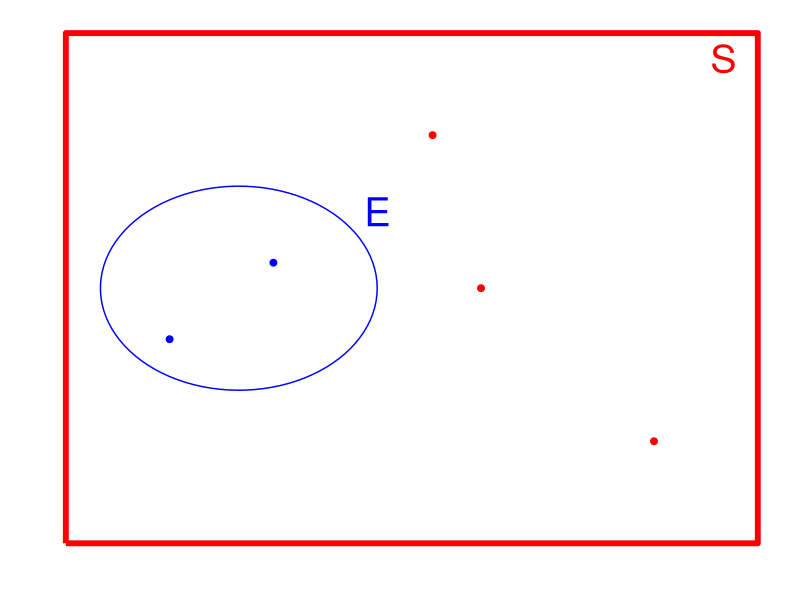
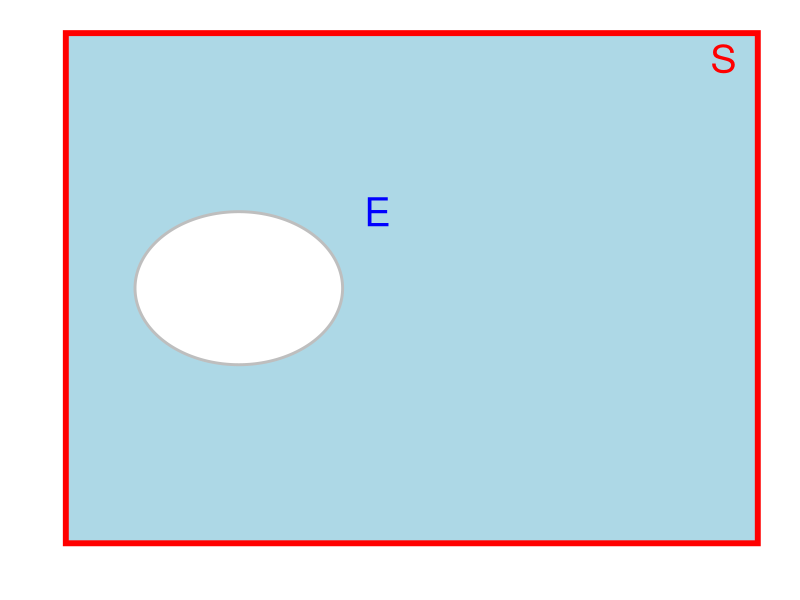
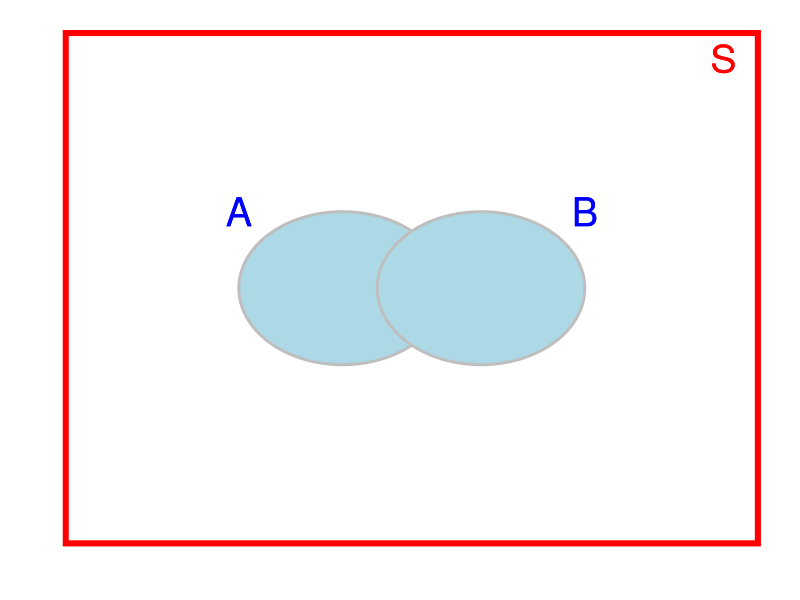
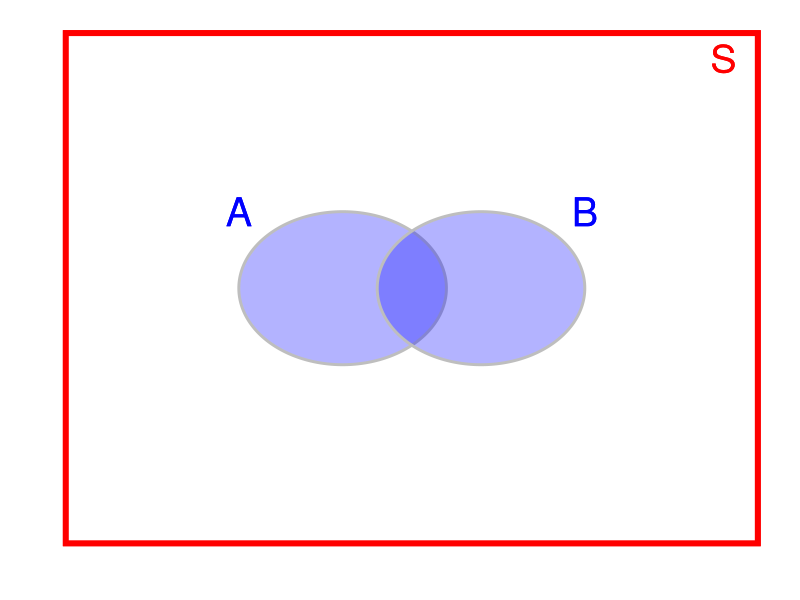
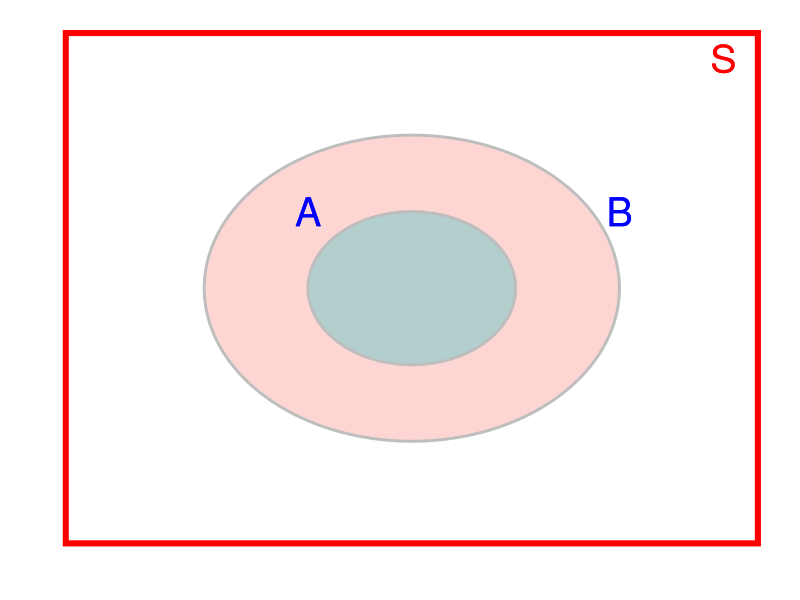
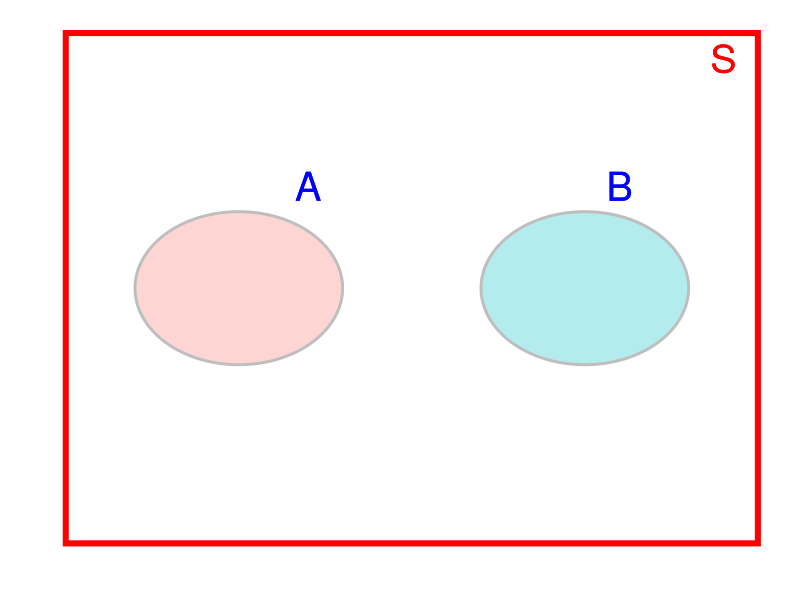

Generate these figures, in order, with R:
## ---- chunk 1
knitr::opts_chunk$set(echo = FALSE, warning = FALSE, message = FALSE)
## ---- chunk 2
library(tidyverse)
ggplot() +
  geom_path(aes(x=c(0,1,1,0,0),y=c(0,0,1,1,0)), color="red", size=2)  +
  labs(x="",y="") + 
  annotate("path",
           x=0.25+0.2*cos(seq(0,2*pi,length.out=100)),
           y=0.5+0.2*sin(seq(0,2*pi,length.out=100)), color="blue") +
  geom_point(aes(x=c(0.15,0.3),y=c(0.4,0.55)), color="blue", size=2) +
  geom_point(aes(x=c(0.85,0.53,0.6),y=c(0.2,0.8,0.5)), color="red", size=2) +
  geom_text(aes(x=0.95,y=0.95,label="S"),color="red", size=10) +
  geom_text(aes(x=0.45,y=0.65,label="E"),color="blue", size=10) +
  theme(panel.background = element_blank(),
        axis.text = element_blank(),
        axis.ticks = element_blank())
## ---- chunk 3
library(tidyverse)
library(ggforce)
data.frame(x = c(0.25), y = c(0.5),labels = c('A')) %>% 
  ggplot() +
  geom_rect(aes(xmin=0, xmax=1, ymin=0, ymax=1), color="red", size=2, fill="lightblue") +
    geom_circle(aes(x0 = x, y0 = y, r = 0.15), size = 1, colour = 'grey', fill="white") +
  labs(x="",y="") + 
  geom_text(aes(x=0.95,y=0.95,label="S"),color="red", size=10) +
  geom_text(aes(x=0.45,y=0.65,label="E"),color="blue", size=10) +
  theme(panel.background = element_blank(),
        axis.text = element_blank(),
        axis.ticks = element_blank(),
        legend.position = "null")
## ---- chunk 4
library(tidyverse)
library(ggforce)
data.frame(x = c(0.4, 0.6), y = c(0.5, 0.5),labels = c('A', 'B')) %>% 
  ggplot() +
  geom_rect(aes(xmin=0, xmax=1, ymin=0, ymax=1), color="red", size=2, fill="white") +
    geom_circle(aes(x0 = x, y0 = y, r = 0.15),
                size = 1, colour = 'grey', fill="lightblue") +
  labs(x="",y="") + 
  geom_text(aes(x=0.95,y=0.95,label="S"),color="red", size=10) +
  geom_text(aes(x=0.25,y=0.65,label="A"),color="blue", size=10) +
  geom_text(aes(x=0.75,y=0.65,label="B"),color="blue", size=10) +
  theme(panel.background = element_blank(),
        axis.text = element_blank(),
        axis.ticks = element_blank(),
        legend.position = "null")
## ---- chunk 5
library(tidyverse)
library(ggforce)
data.frame(x = c(0.4, 0.6), y = c(0.5, 0.5),labels = c('A', 'B')) %>% 
  ggplot() +
  geom_rect(aes(xmin=0, xmax=1, ymin=0, ymax=1), color="red", size=2, fill="white") +
    geom_circle(aes(x0 = x, y0 = y, r = 0.15), alpha=.3,
                size = 1, colour = 'grey', fill="blue") +
  labs(x="",y="") + 
  geom_text(aes(x=0.95,y=0.95,label="S"),color="red", size=10) +
  geom_text(aes(x=0.25,y=0.65,label="A"),color="blue", size=10) +
  geom_text(aes(x=0.75,y=0.65,label="B"),color="blue", size=10) +
  theme(panel.background = element_blank(),
        axis.text = element_blank(),
        axis.ticks = element_blank(),
        legend.position = "null")
## ---- chunk 6
library(tidyverse)
library(ggforce)
data.frame(x = c(0.5, 0.5), y = c(0.5, 0.5),labels = c('A', 'B'),r=c(0.3,0.15)) %>% 
  ggplot() +
  geom_rect(aes(xmin=0, xmax=1, ymin=0, ymax=1), color="red", size=2, fill="white") +
    geom_circle(aes(x0 = x, y0 = y, r = r, fill=labels), alpha=.3,
                size = 1, colour = 'grey') +
  labs(x="",y="") + 
  geom_text(aes(x=0.95,y=0.95,label="S"),color="red", size=10) +
  geom_text(aes(x=0.35,y=0.65,label="A"),color="blue", size=10) +
  geom_text(aes(x=0.80,y=0.65,label="B"),color="blue", size=10) +
  theme(panel.background = element_blank(),
        axis.text = element_blank(),
        axis.ticks = element_blank(),
        legend.position = "null")
## ---- chunk 7
library(tidyverse)
library(ggforce)
data.frame(x = c(0.25, 0.75), y = c(0.5, 0.5),labels = c('A', 'B')) %>% 
  ggplot() +
  geom_rect(aes(xmin=0, xmax=1, ymin=0, ymax=1), color="red", size=2, fill="white") +
    geom_circle(aes(x0 = x, y0 = y, r = 0.15, fill=labels), alpha=.3,
                size = 1, colour = 'grey') +
  labs(x="",y="") + 
  geom_text(aes(x=0.95,y=0.95,label="S"),color="red", size=10) +
  geom_text(aes(x=0.35,y=0.70,label="A"),color="blue", size=10) +
  geom_text(aes(x=0.80,y=0.70,label="B"),color="blue", size=10) +
  theme(panel.background = element_blank(),
        axis.text = element_blank(),
        axis.ticks = element_blank(),
        legend.position = "null")
## ---- chunk 8
library(gganimate)
set.seed(123)
dado <- data.frame(N=seq(1:5000),
                   Uno=sample(c(0,1),5000,replace = TRUE, prob = c(5/6,1/6))) %>% 
  mutate(Uno=cumsum(Uno)/N)
dado %>%
  ggplot( aes(x=N, y=Uno)) +
    geom_line(color="blue", size=1) +
    geom_point(color="blue", size=1) +
  labs(x="",y="") +
  geom_hline(yintercept = 1/6, color="red") +
    transition_reveal(N) +
  theme(panel.background = element_blank())
## ---- chunk 9
library(kableExtra)
data <- data.frame("Posicion Social Objetiva" = c("Pobre",
                                                  "Clase Trabajadora",
                                                  "Clase Media",
                                                  "Clase Media Alta",
                                                  "Clase Alta",
                                                  "Total"),
                   "Clase Trabajadora" = c(0,8,32,8,0,48),
                   "Clase Media Alta" = c(0,0,13,37,0,50),
                   "Total" = c(0,8,45,45,0,90))
data %>% knitr::kable(align = "c") %>% 
  add_header_above(c(" " = 1, "Posición Social Objetiva" = 2, " " = 1)) %>% 
  column_spec(4, bold = T, color = "white", background = "black") %>%
  row_spec(6, bold = T, color = "white", background = "black")
## ---- chunk 10
data %>% 
  knitr::kable(align = "c") %>% 
  add_header_above(c(" " = 1, "Posición Social Objetiva" = 2, " " = 1)) %>% 
  column_spec(4, bold = T, color = "white", background = "black") %>%
  row_spec(6, bold = T, color = "white", background = "black") %>% 
  column_spec(3, color = ifelse(data$Clase.Media.Alta==37, "red",
                                     ifelse(data$Clase.Media.Alta==50,"white",
                                            "black"))) %>% 
  column_spec(4, color = ifelse(data$Total==90, "red","white"))
## ---- chunk 11
data %>% 
  knitr::kable(align = "c") %>% 
  add_header_above(c(" " = 1, "Posición Social Objetiva" = 2, " " = 1)) %>% 
  column_spec(4, bold = T, color = "white", background = "black") %>%
  row_spec(6, bold = T, color = "white", background = "black") %>% 
  column_spec(3, color = ifelse(data$Clase.Media.Alta==50, "red","black")) %>% 
  column_spec(4, color = ifelse(data$Total==90, "red","white"))
## ---- chunk 12
data %>% 
  knitr::kable(align = "c") %>% 
  add_header_above(c(" " = 1, "Posición Social Objetiva" = 2, " " = 1)) %>% 
  column_spec(4, bold = T, color = "white", background = "black") %>%
  row_spec(6, bold = T, color = "white", background = "black") %>% 
  #column_spec(2, color = ifelse(data$Clase.Trabajadora %in% c(8,48), "red","black")) 
  column_spec(2, color = c("black","black","black","red","black","red"))
## ---- chunk 13
library(kableExtra)
data <- data.frame("Posicion Social Objetiva" = c("Pobre",
                                                  "Clase Trabajadora",
                                                  "Clase Media",
                                                  "Clase Media Alta",
                                                  "Clase Alta",
                                                  "Total"),
                   "Clase Trabajadora" = c(0,8,32,8,0,48),
                   "Clase Media Alta" = c(0,0,13,37,0,50),
                   "Total" = c(0,8,45,45,0,90))
data %>% knitr::kable(align = "c") %>% 
  add_header_above(c(" " = 1, "Posición Social Objetiva" = 2, " " = 1)) %>% 
  column_spec(4, bold = T, color = "white", background = "black") %>%
  row_spec(6, bold = T, color = "white", background = "black")
## ---- chunk 14
DiagrammeR::grViz("digraph {
  graph [layout = dot, rankdir = LR]
  
  node [shape = rectangle]        
  rec1 [label = 'Estado']
  rec2 [label = 'Susceptible']
  rec3 [label =  'Infectado']
  rec4 [label =  'Recuperado']
  rec5 [label =  'Positivo']
  rec6 [label =  'Negativo']
  rec7 [label =  'Positivo']
  rec8 [label =  'Negativo']
  rec9 [label =  'Positivo']
  rec10 [label =  'Negativo']
  
  # edge definitions with the node IDs
  rec1 -> rec2 [label='60%'];
  rec1 -> rec3 [label='10%'];
  rec1 -> rec4 [label='30%'];
  rec2 -> rec5 [label='5%'];
  rec2 -> rec6 [label='95%'];
  rec3 -> rec7 [label='99%'];
  rec3 -> rec8 [label='1%'];
  rec4 -> rec9 [label='35%'];
  rec4 -> rec10 [label='65%']
  }")
